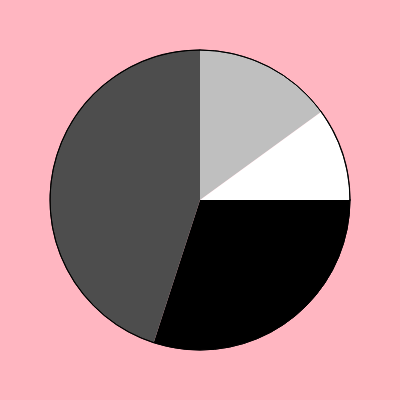
Frame 1 (no input)
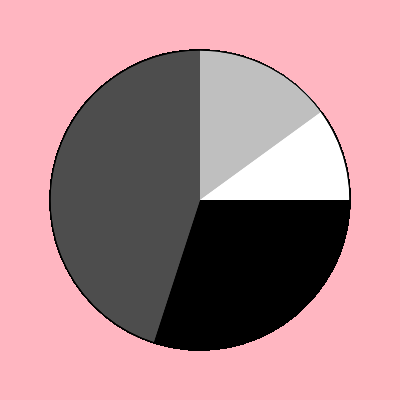
Frame 60 (no input)
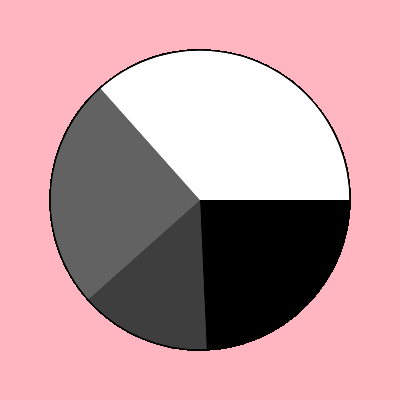
Frame 120 (the mouse pressed at the canvas centre since frame 60)

The p5.js sketch that drew these frames (run headless with seeded random() and noise() and a simulated clock; from frame 60 on, the mouse is pressed at the canvas centre):

// p5.js sketch
// ── sketch.js
//Diana Connolly
//Section A, Tuesdays 9am
//dconnoll@andrew.cmu.edu
//Assignment-06-A

//the given values:
var val0 = 0.30;
var val1 = 0.45;
var val2 = 0.15;
var val3 = 0.10;

function setup() {
    createCanvas(400, 400);
    background("LightPink");
}

function draw() {
    //defines the 4 angles:
    var angle0 = TWO_PI*val0;
    var angle1 = TWO_PI*val1;
    var angle2 = TWO_PI*val2;
    var angle3 = TWO_PI*val3;
    //defines the 4 fills:
    var fill0 = 0;
    var fill1 = 255 * val0;
    var fill2 = 255 * (val0 + val1);
    var fill3 = 255;

    //draws the 4 arcs:
    push();
    translate(width/2, height/2);
    fill(fill0);
    arc(0, 0, 300,300, 0, angle0); //black piece
    rotate(angle0);
    fill(fill1);
    arc(0,0, 300,300, 0, angle1); //dark gray piece
    rotate(angle1);
    fill(fill2);
    arc(0,0, 300,300, 0, angle2); //gray piece
    rotate(angle2);
    fill(fill3);
    arc(0,0, 300,300, 0, angle3); //white piece
    pop();
    noFill();
    ellipse(width/2, height/2, 300,300); //outline for whole pie
}
    

function mousePressed() {
    val0 = random(0.1, 0.3);
    val1 = random(0.1, 0.3);
    val2 = random(0.1, 0.3);
    val3 = 1.0-(val0+val1+val2);
}
